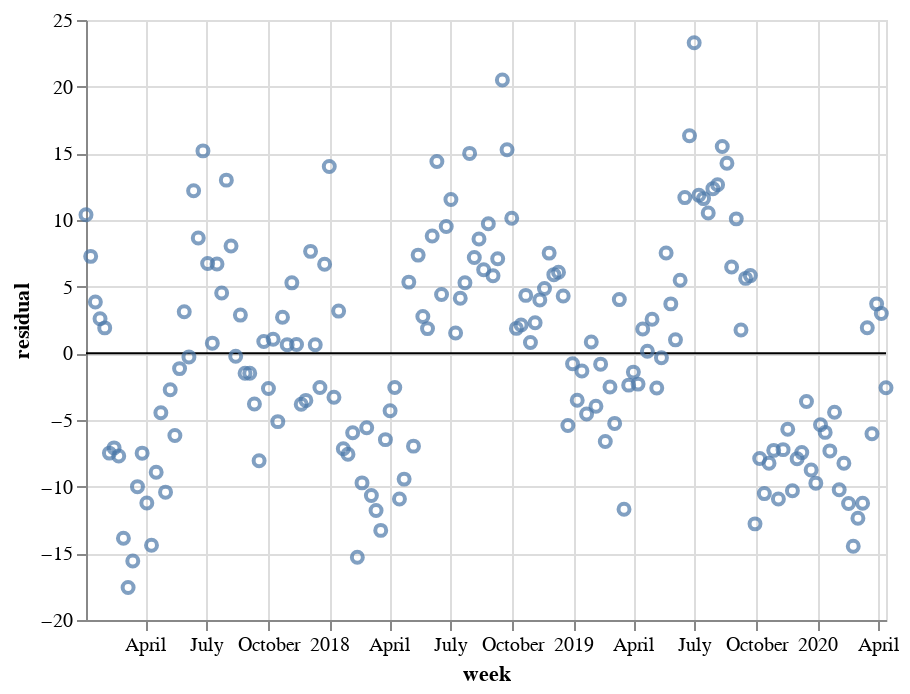

The code cell stored with this chart in its notebook:
### Code cell
check_res_plot(res2)

### Figure 1 — Vega-Lite specification as saved in the notebook (floating-point values rounded to 4 significant figures; data arrays with more than 128 entries replaced by an {"elided": "..."} marker saying what was removed)
{"config": {"view": {"continuousWidth": 400, "continuousHeight": 300}}, "layer": [{"data": {"name": "data-a3ae99e6a25f62b2132194a389686c1e"}, "mark": "rule", "encoding": {"color": {"field": "color", "scale": null, "type": "nominal"}, "y": {"field": "residual", "type": "quantitative"}}}, {"data": {"name": "data-8a19fef4efee2c24a9b907881bbe9a8b"}, "mark": "point", "encoding": {"x": {"field": "week", "type": "temporal"}, "y": {"field": "residual", "type": "quantitative"}}}], "$schema": "https://vega.github.io/schema/vega-lite/v4.17.0.json", "datasets": {"data-a3ae99e6a25f62b2132194a389686c1e": [{"residual": 0.0, "color": "black"}], "data-8a19fef4efee2c24a9b907881bbe9a8b": {"elided": "172 records"}}}
